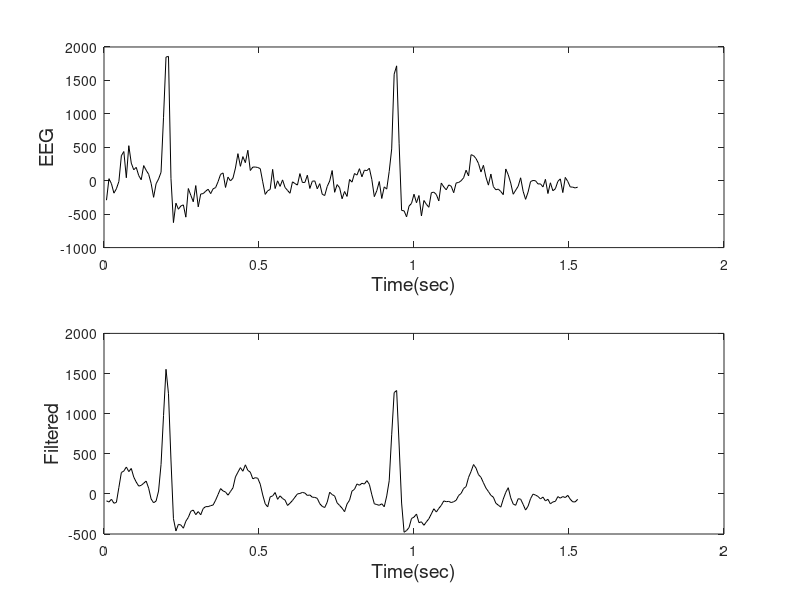
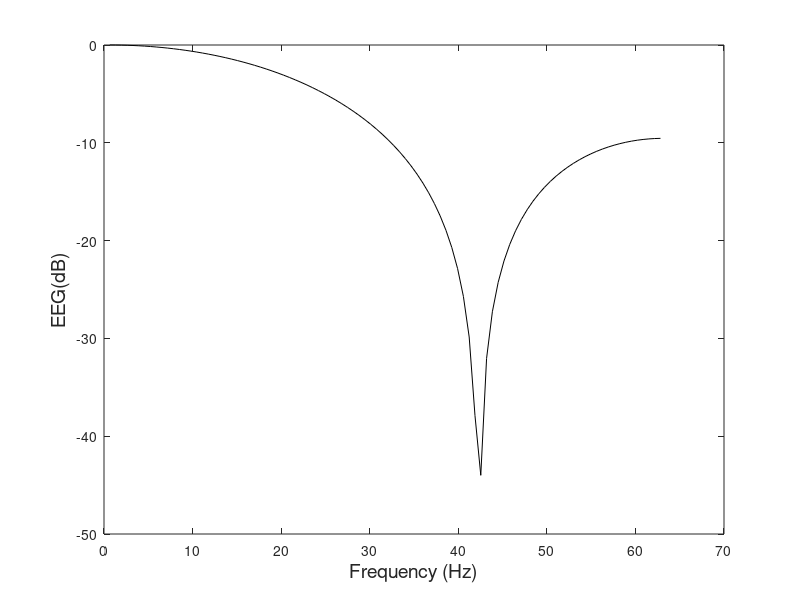

These charts were generated, in order, by the following MATLAB code:
%  Example 5.6  Find the output of the ECG signal after filtering by a
%  filter that preforms a 3-point running average. The ECG signal can be 
% found in file ecg_noise.mat as variable ecg.  fs = 125 Hz. 
%
clear all; close all;
load ecg_noise;               % Get ECG data in variable eeg
N = length(ecg);               % Number of data samples
fs = 125;                     % Sample frequency 125 Hz (given)
t = (1:N)/fs;                 % Construct time vector for plotting
h = [1 1 1]/3;                % Define h(t) 
out = conv(ecg,h,'same');     % Perform convolution
%
subplot(2,1,1);               
    plot(t,ecg,'k');        % Plot ECG input signal  before filter
    xlabel('Time(sec)','FontSize',14);
    ylabel('EEG','FontSize',14);
subplot(2,1,2);               % Plot ECG signal after filtering 
    plot(t,out,'k');
    xlabel('Time(sec)','FontSize',14);
    ylabel('Filtered','FontSize',14);
%
figure;
H = 20*log10(abs(fft(h,N)));          	% Determine Fourier transform of filter
N2 = round(N/2);     	% Plot only non-redundant points
f = (1:N)*fs/N;         	% Construct frequency vector for plotting 
plot(f(1:N2),H(1:N2),'k');
xlabel('Frequency (Hz)','FontSize',14); ylabel('EEG(dB)','FontSize',14);
